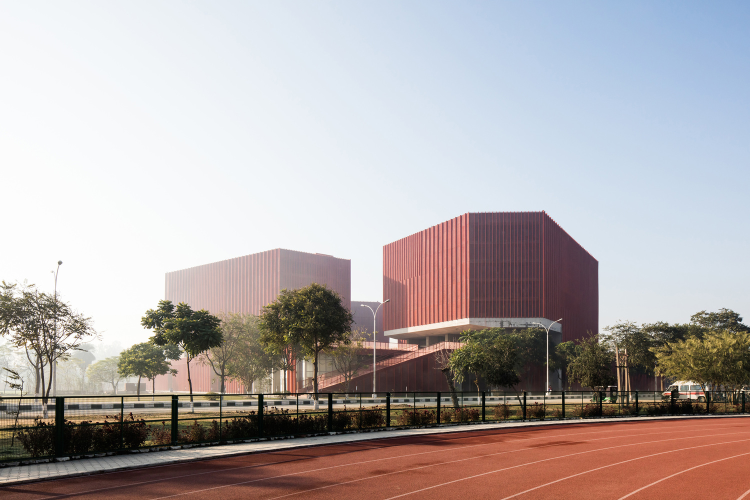
#> input picture my-app/src/components/assets/thapar_log.jpg, 1500 x 1000 px, given as the content of the folder Users/samar/Desktop/capstone/anprtest4/datasets/train/images, which was not available (shown at 1/2 size); the run also reads 1 picture not shown here
$ jupyter execute --allow-errors ANPR.ipynb   (shell and % lines are left out)
#> lines starting #> are read from the running program, lines starting #| are printed output that depends on the picture; after the words box and inside, x2 and y2 are one past the last pixel; in counts of white or black regions, pixels touching at a corner belong together; pictures that were not available may be replaced by others from this repository, and a replacement may not be noted
[cell 1]
import matplotlib.pyplot as plt

[cell 2]
import numpy as np
import cv2
import matplotlib.pyplot as plt

# Match contours to license plate or character template
def find_contours(dimensions, img) :

    # Find all contours in the image
    cntrs, _ = cv2.findContours(img.copy(), cv2.RETR_TREE, cv2.CHAIN_APPROX_SIMPLE)

    # Retrieve potential dimensions
    lower_width = dimensions[0]
    upper_width = dimensions[1]
    lower_height = dimensions[2]
    upper_height = dimensions[3]

    # Check largest 5 or  15 contours for license plate or character respectively
    cntrs = sorted(cntrs, key=cv2.contourArea, reverse=True)[:15]

    ii = cv2.imread('contour.jpg')

    x_cntr_list = []
    target_contours = []
    img_res = []
    for cntr in cntrs :
        #detects contour in binary image and returns the coordinates of rectangle enclosing it
        intX, intY, intWidth, intHeight = cv2.boundingRect(cntr)

        #checking the dimensions of the contour to filter out the characters by contour's size
        if intWidth > lower_width and intWidth < upper_width and intHeight > lower_height and intHeight < upper_height :
            x_cntr_list.append(intX) #stores the x coordinate of the character's contour, to used later for indexing the contours

            char_copy = np.zeros((44,24))
            #extracting each character using the enclosing rectangle's coordinates.
            char = img[intY:intY+intHeight, intX:intX+intWidth]
            char = cv2.resize(char, (20, 40))

            cv2.rectangle(ii, (intX,intY), (intWidth+intX, intY+intHeight), (50,21,200), 2)
            plt.imshow(ii, cmap='gray')

#             Make result formatted for classification: invert colors
            char = cv2.subtract(255, char)

            # Resize the image to 24x44 with black border
            char_copy[2:42, 2:22] = char
            char_copy[0:2, :] = 0
            char_copy[:, 0:2] = 0
            char_copy[42:44, :] = 0
            char_copy[:, 22:24] = 0

            img_res.append(char_copy) #List that stores the character's binary image (unsorted)

    #Return characters on ascending order with respect to the x-coordinate (most-left character first)

    plt.show()
    #arbitrary function that stores sorted list of character indeces
    indices = sorted(range(len(x_cntr_list)), key=lambda k: x_cntr_list[k])
    img_res_copy = []
    for idx in indices:
        img_res_copy.append(img_res[idx]) # stores character images according to their index
    img_res = np.array(img_res_copy)

    return img_res

[cell 3]
import cv2
cv2.destroyAllWindows()

[cell 4]
# Find characters in the resulting images
def segment_characters(image) :

    # Preprocess cropped license plate image
    img_lp = cv2.resize(image, (333, 75))
    img_gray_lp = cv2.cvtColor(img_lp, cv2.COLOR_BGR2GRAY)
    _, img_binary_lp = cv2.threshold(img_gray_lp, 200, 255, cv2.THRESH_BINARY+cv2.THRESH_OTSU)
    img_binary_lp = cv2.erode(img_binary_lp, (3,3))
    img_binary_lp = cv2.dilate(img_binary_lp, (3,3))

    LP_WIDTH = img_binary_lp.shape[0]
    LP_HEIGHT = img_binary_lp.shape[1]

    # Make borders white
    img_binary_lp[0:3,:] = 255
    img_binary_lp[:,0:3] = 255
    img_binary_lp[72:75,:] = 255
    img_binary_lp[:,330:333] = 255

    # Estimations of character contours sizes of cropped license plates
    dimensions = [LP_WIDTH/6,
                       LP_WIDTH/2,
                       LP_HEIGHT/10,
                       2*LP_HEIGHT/3]
    plt.imshow(img_binary_lp, cmap='gray')
    plt.show()
    cv2.imwrite('contour.jpg',img_binary_lp)

    # Get contours within cropped license plate
    char_list = find_contours(dimensions, img_binary_lp)

    return char_list

#> (a cell that did not finish here is left out)

[cell 6]
import os

def list_files_in_directory(directory):
    list_paths = []
    for root, dirs, files in os.walk(directory):
        print(f"Directory: {root}")
        for file in files:
            # print(f"  {file}")
            list_paths.append(os.path.join(root, file))
    return list_paths

# Example usage
directory_path = 'c:\\Users\\samar\\Desktop\\capstone\\anprtest4\\datasets\\train\\images'
list_files_in_directory(directory_path)

[cell 7]
for img_path in list_files_in_directory(directory_path)[:5]:
    img = cv2.imread(img_path)
#> img is the input picture: shape (1000, 1500, 3); mean B, G, R 169.3, 169.5, 177.6
    char = segment_characters(img)
#> in segment_characters, `img_lp = cv2.resize(image, (333, 75))`:
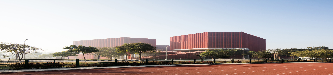
#> img_lp: shape (75, 333, 3); mean B, G, R 169.4, 169.6, 177.8
#> in segment_characters, `img_gray_lp = cv2.cvtColor(img_lp, cv2.COLOR_BGR2GRAY)`:
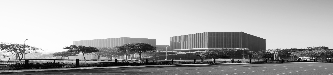
#> img_gray_lp: shape (75, 333); min 1, max 255, mean 172
#> in segment_characters, `_, img_binary_lp = cv2.threshold(img_gray_lp, 200, 255, cv2.THRESH_BIN..`:
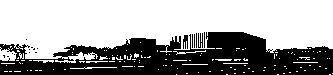
#> img_binary_lp: shape (75, 333); 63.6% white; 18 black regions (15 under 20 px), largest, box (x1, y1, x2, y2) and area: (0, 32, 333, 75) 8904, (183, 35, 188, 49) 51, (198, 33, 203, 48) 47
#> in segment_characters, `img_binary_lp = cv2.erode(img_binary_lp, (3,3))`:
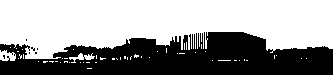
#> img_binary_lp: shape (75, 333); 60.7% white; 7 black regions (6 under 20 px), largest, box (x1, y1, x2, y2) and area: (0, 32, 333, 75) 9786
#> in segment_characters, `img_binary_lp = cv2.dilate(img_binary_lp, (3,3))`:
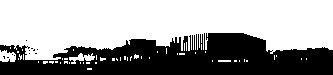
#> img_binary_lp: shape (75, 333); 62.9% white; 12 black regions (11 under 20 px), largest, box (x1, y1, x2, y2) and area: (0, 33, 333, 75) 9255
#> in segment_characters, `img_binary_lp[72:75,:] = 255`:
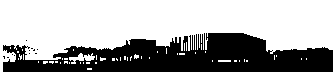
#> img_binary_lp: shape (75, 333); 67.1% white; 12 black regions (11 under 20 px), largest, box (x1, y1, x2, y2) and area: (3, 33, 333, 72) 8206
#> in segment_characters, `img_binary_lp[:,330:333] = 255`:
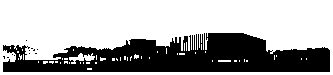
#> img_binary_lp: shape (75, 333); 67.3% white; 12 black regions (11 under 20 px)
#> in find_contours, `cntrs, _ = cv2.findContours(img.copy(), cv2.RETR_TREE, cv2.CHAIN_APPRO..`: cntrs = 68 contours, 65 with area under 20; largest, box (x1, y1, x2, y2) and area: (0, 0, 333, 75) 24568, (2, 32, 331, 73) 9127, (69, 53, 95, 64) 97
#> in find_contours, `cntrs = sorted(cntrs, key=cv2.contourArea, reverse=True)[:15]`: cntrs = 15 contours, 12 with area under 20; largest, box (x1, y1, x2, y2) and area: (0, 0, 333, 75) 24568, (2, 32, 331, 73) 9127, (69, 53, 95, 64) 97
#> the loop in find_contours, `for cntr in cntrs :` made 15 passes
#> (intX, intY, intWidth, intHeight) on passes 2, 3, 5, 6, 7, 8, 9, 10, 11, 13, 14, 15: (2, 32, 329, 41), (69, 53, 26, 11), (134, 54, 5, 5), (100, 57, 6, 4), (2, 55, 4, 5), (43, 61, 5, 3), (32, 48, 4, 4), (27, 46, 4, 4), (49, 61, 5, 3), (6, 56, 4, 3), (34, 52, 4, 3), (30, 47, 4, 3)
#> (cntr, intX, intY, intWidth, intHeight) on passes 1, 4, 12: ([[0, 0], [0, 74], [332, 74], [332, 0]], 0, 0, 333, 75), ([[218, 60], [218, 61], [230, 61], [230, 60]], 218, 60, 13, 2), ([[179, 53], [179, 54], [184, 54], [184, 53]], 179, 53, 6, 2)
#> after the loop in find_contours, `for cntr in cntrs :`: img_res = []
#> in find_contours, `img_res = np.array(img_res_copy)`: img_res = empty array
#> char = empty array

[cell 8]
img = cv2.imread('car_plate.png')
char = segment_characters(img)
#> in find_contours (call 2), `cntrs, _ = cv2.findContours(img.copy(), cv2.RETR_TREE, cv2.CHAIN_APPRO..`: cntrs = 68 contours, 65 with area under 20; largest, box (x1, y1, x2, y2) and area: (0, 0, 333, 75) 24568, (2, 32, 331, 73) 9127, (69, 53, 95, 64) 97
#> in find_contours (call 2), `cntrs = sorted(cntrs, key=cv2.contourArea, reverse=True)[:15]`: cntrs = 15 contours, 12 with area under 20; largest, box (x1, y1, x2, y2) and area: (0, 0, 333, 75) 24568, (2, 32, 331, 73) 9127, (69, 53, 95, 64) 97
#> the loop in find_contours (call 2), `for cntr in cntrs :` made 15 passes

#> (a cell that did not finish here is left out)

[cell 10]
import tensorflow as tf

[cell 11]
from tensorflow.keras.preprocessing.image import ImageDataGenerator
#> (the rest of this cell did not finish here and is left out)

[cell 12]
from tensorflow.keras.models import Sequential
from tensorflow.keras.layers import Dense, Flatten, MaxPooling2D, Dropout, Conv2D
from tensorflow.keras import optimizers

#> (a cell that did not finish here is left out)

[cell 14]
class stop_training_callback(tf.keras.callbacks.Callback):
  def on_epoch_end(self, epoch, logs={}):
    if(logs.get('val_acc') > 0.992):
      self.model.stop_training = True

[cell 15]
import datetime
log_dir="logs/fit/" + datetime.datetime.now().strftime("%Y%m%d-%H%M%S")
#> (the rest of this cell did not finish here and is left out)

[cell 16]
batch_size = 1
#> (the rest of this cell did not finish here and is left out)

[cell 17]
from tensorflow.keras.models import load_model

# Load your models
#> (the rest of this cell did not finish here and is left out)

#> (a cell that did not finish here is left out)

[cell 19]
import cv2
import os

# Correct file path with raw string or forward slashes
img_path = r'E:\Tech\Python\Projects\Automobile Automobile Surveillance System\ANPR_Dataset\train\class_2\class_2_2.jpg'

# Check if the file exists
if not os.path.exists(img_path):
    print(f"File not found: {img_path}")
else:
    # Attempt to load the image
    img = cv2.imread(img_path)

    if img is None:
        print("Failed to load image. Check if the path is correct.")
    else:
        # Resize and display the image
        img_resized = cv2.resize(img, (32, 32))
        cv2.imshow('Resized Image', img_resized)
        cv2.waitKey(0)
        cv2.destroyAllWindows()

#> (a cell that did not finish here is left out)

[cell 21]
img = cv2.imread(img_path)

[cell 22]
new_img = cv2.resize(img, (32, 32))
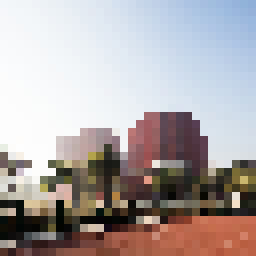
#> new_img: shape (32, 32, 3) (shown 8 times larger); mean B, G, R 167.5, 167.4, 175.1

[cell 23]
new_img.shape
#> Out = (32, 32, 3)

[cell 24]
import numpy as np

# Assuming new_img has shape (32, 32, 3)
print(new_img.shape)  # Should print (32, 32, 3)
#| (32, 32, 3)

# Expand dimensions to add the batch size
new_img_expanded = np.expand_dims(new_img, axis=0)
print(new_img_expanded.shape)  # Should print (1, 32, 32, 3)
#| (1, 32, 32, 3)

# Now, predict using the model
#> (the rest of this cell did not finish here and is left out)

[cell 25]
print(new_img.shape)
#| (32, 32, 3)
#> (the rest of this cell did not finish here and is left out)

[cell 26]
def fix_dimension(img):
    new_img = np.zeros((32,32,3))
    for i in range(3):
        new_img[:,:,i] = img
    return new_img

def show_results():
    dic = {}
    characters = '0123456789ABCDEFGHIJKLMNOPQRSTUVWXYZ'
    for i, c in enumerate(characters):
        dic[i] = c

    output = []
    for i, ch in enumerate(char):  # iterating over the characters
        img_ = cv2.resize(ch, (32, 32))
        img = fix_dimension(img_)
        img = img.reshape(1, 32, 32, 3)  # preparing image for the model

        # Predicting the class
        y_ = model1.predict(img)[0]  # Assuming model1.predict returns a single prediction
        y_index = np.argmax(y_)  # Get the index of the highest probability

        character = dic[y_index]  # Map index to the character
        output.append(character)  # Storing the result in a list

    plate_number = ''.join(output)

    return plate_number

print(show_results())
#> after the loop in show_results, `for i, ch in enumerate(char):`: output = []

[cell 27]
plt.figure(figsize=(10,6))
for i,ch in enumerate(char):
    img = cv2.resize(ch, (28,28))
    plt.subplot(3,4,i+1)
    plt.imshow(img,cmap='gray')
    plt.title(f'predicted: {show_results()[i]}')
    plt.axis('off')
#> this loop made 0 passes
plt.show()
